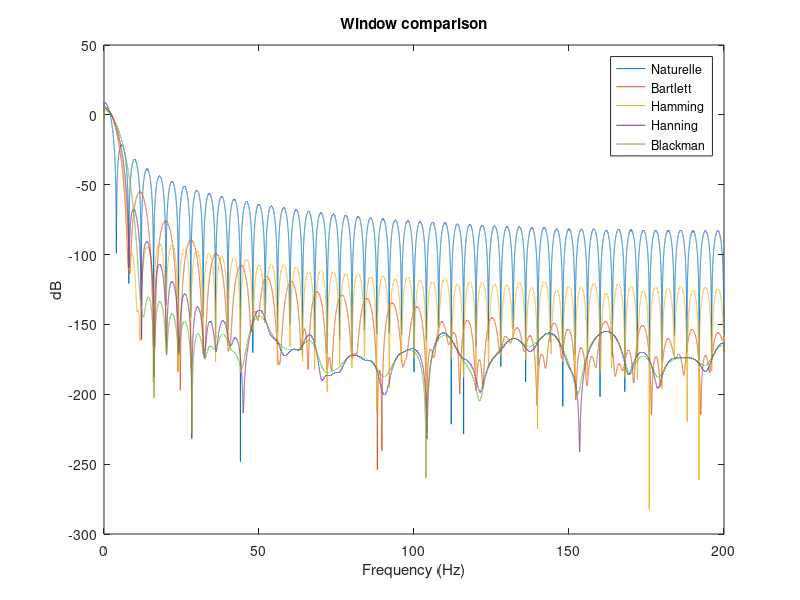

This chart was generated by the following MATLAB code:
close all;clear;clc

%%% Ce script présente les nuances entre les différentes fenêtres de
%%% troncatures, et donc l'intérêt d'utiliser plusieurs fenêtres de
%%% troncatures différentes successivement pour réaliser une bonne analyse
%%% spectrale.
%%%
%%% Pour une analyse plus fine, je vous suggère de fixer N=2000

N=100;
Fe = 400;
A1=0.075; 
f1=1.86;
phi0=120*pi/180;

C1=2.25;  

A2=A1/1.5;
phi1=140*pi/180;

C2=0.10; 
f2=0.28*f1;
phi2=90*pi/180;

A3=0.003; 
f3=50;

B=0.003;

cos1=A1*cos(2*pi*(1:N)*f1/Fe+phi0);
cos2=A2*cos(4*pi*(1:N)*f1/Fe+phi1+phi0);
cos3=A3*cos(2*pi*(1:N)*f3/Fe+phi0);
bruit=B*randn(1,N);
signal=(1+C2*cos(2*pi*(1:N)*f2/Fe+phi2)).*(cos1+cos2+cos3)+C1+bruit;

[yhann, xhann] = periodogram(signal, hann(length(signal)), 2^18, Fe);
[yrect, xrect] = periodogram(signal, rectwin(length(signal)), 2^18, Fe);
[yhamm, xhamm] = periodogram(signal, hamming(length(signal)), 2^18, Fe);
[ybart, xbart] = periodogram(signal, bartlett(length(signal)), 2^18, Fe);
[yblack, xblack] = periodogram(signal, blackman(length(signal)), 2^18, Fe);

figure
plot(xrect, 10*log(yrect));
hold on
plot(xbart, 10*log(ybart));
hold on
plot(xhamm, 10*log(yhamm));
hold on
plot(xhann, 10*log(yhann));
hold on
plot(xblack, 10*log(yblack));
xlabel('Frequency (Hz)');
ylabel('dB');
title('Window comparison');
legend('Naturelle','Bartlett','Hamming','Hanning','Blackman');